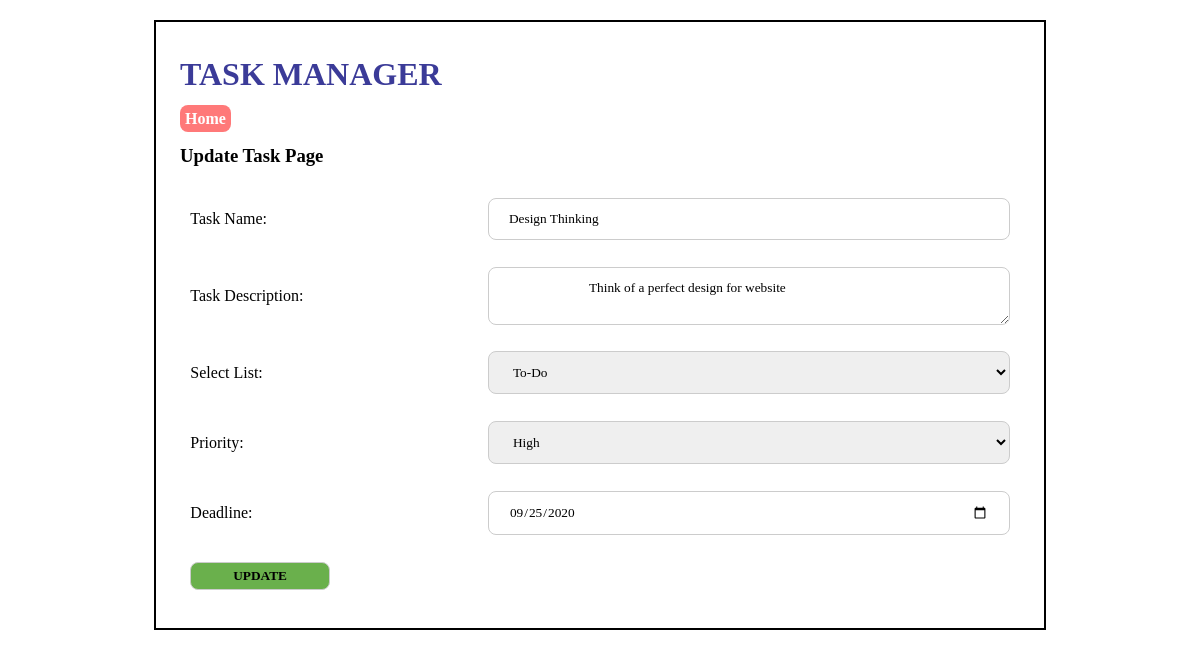
Screenshot of /update-task.php?task_id=1 with the database file from the repository.
### tables this page shows
CREATE TABLE `tbl_tasks` (
  `task_id` int(10) UNSIGNED NOT NULL,
  `task_name` varchar(150) NOT NULL,
  `task_description` text NOT NULL,
  `list_id` int(11) NOT NULL,
  `priority` varchar(10) NOT NULL,
  `deadline` date NOT NULL
);

CREATE TABLE `tbl_lists` (
  `list_id` int(10) UNSIGNED NOT NULL,
  `list_name` varchar(50) NOT NULL,
  `list_description` varchar(150) DEFAULT NULL
);

### update-task.php (the view, shortened to what this page needs)
<?php
    if(isset($_GET['task_id']))
    {
        $task_id = $_GET['task_id'];
        $conn = mysqli_connect(LOCALHOST, DB_USERNAME, DB_PASSWORD) or die(mysqli_error());
        $sql = "SELECT * FROM tbl_tasks WHERE task_id=$task_id";
        $res = mysqli_query($conn, $sql);
        if($res==true)
        {
            $row = mysqli_fetch_assoc($res);
            $task_name = $row['task_name'];
            $task_description = $row['task_description'];
            $list_id = $row['list_id'];
            $priority = $row['priority'];
            $deadline = $row['deadline'];
        }
    }
    else
    {
        header('location:index.php');
    }
?>
<html>
    <head>
        <link rel="stylesheet" type="text/css" href="css/style.css">
    </head>
    <body>
        <div class="wrapper">
        <h1>TASK MANAGER</h1>
        <p>
            <a class="btn-secondary" href="index.php">Home</a>
        </p>
        <h3>Update Task Page</h3>
        <form method="POST" action="">
            <table class="tbl-half">
                <tr>
                    <td>Task Name: </td>
                    <td><input type="text" name="task_name" value="<?php echo $task_name; ?>" required="required" /></td>
                </tr>
                <tr>
                    <td>Task Description: </td>
                    <td>
                        <textarea name="task_description">
                        <?php echo $task_description; ?>
                        </textarea>
                    </td>
                </tr>
                <tr>
                    <td>Select List: </td>
                    <td>
                        <select name="list_id">
                            <?php
                                $conn2 = mysqli_connect(LOCALHOST, DB_USERNAME, DB_PASSWORD) or die(mysqli_error());
                                $sql2 = "SELECT * FROM tbl_lists";
                                $res2 = mysqli_query($conn2, $sql2);
                                if($res2==true)
                                {
                                    $count_rows2 = mysqli_num_rows($res2);
                                    if($count_rows2>0)
                                    {
                                        while($row2=mysqli_fetch_assoc($res2))
                                        {
                                            $list_id_db = $row2['list_id'];
                                            $list_name = $row2['list_name'];
                                            ?>
                                            <option <?php if($list_id_db==$list_id){echo "selected='selected'";} ?> value="<?php echo $list_id_db; ?>"><?php echo $list_name; ?></option>
                                            <?php
                                        }
                                    }
                                    else
                                    {
                                        ?>
                                        <option <?php if($list_id=0){echo "selected='selected'";} ?> value="0">None</option>p
                                        <?php
                                    }
                                }
                            ?>
                        </select>
                    </td>
                </tr>
                <tr>
                    <td>Priority: </td>
                    <td>
                        <select name="priority">
                            <option <?php if($priority=="High"){echo "selected='selected'";} ?> value="High">High</option>
                        </select>
                    </td>
                </tr>
                <tr>
                    <td>Deadline: </td>
                    <td><input type="date" name="deadline" value="<?php echo $deadline; ?>" /></td>
                </tr>
                <tr>
                    <td><input class="btn-primary btn-lg" type="submit" name="submit" value="UPDATE" /></td>
                </tr>
            </table>
        </form>
        </div>
    </body>
</html>

### css/style.css (style rules this page uses)
* { margin: 0; margin-top: 10px; padding: 0; font-family: verdana; }
.wrapper { border: 2px solid black; width: 70%; margin: 0 auto; padding: 2%; }
input { width: 100%; padding: 12px 20px; margin: 4px 0; display: inline-block; border: 1px solid #ccc; border-radius: 8px; box-sizing: border-box; }
select { width: 100%; padding: 12px 20px; margin: 4px 0; display: inline-block; border: 1px solid #ccc; border-radius: 8px; box-sizing: border-box; }
textarea { width: 100%; padding: 12px 20px; margin: 4px 0; display: inline-block; border: 1px solid #ccc; border-radius: 8px; box-sizing: border-box; }
h1 { color: #3B3B98; margin-bottom: 2%; }
h3 { margin: 2% 0; }
.btn-primary { background-color: #6ab04c; padding: 5px; font-weight: bold; text-decoration: none; color: black; border-radius: 8px; }
.btn-secondary { background-color: #ff7979; padding: 5px; font-weight: bold; text-decoration: none; color: white; border-radius: 8px; }
.btn-lg { width: 50%; }
table tr td { padding: 1%; }
.tbl-half { width: 100%; }

### rows the page displays
tbl_tasks: task_name "Design Thinking", task_description "Think of a perfect design for website", list_id "To-Do", priority "High", deadline "09/25/2020"
